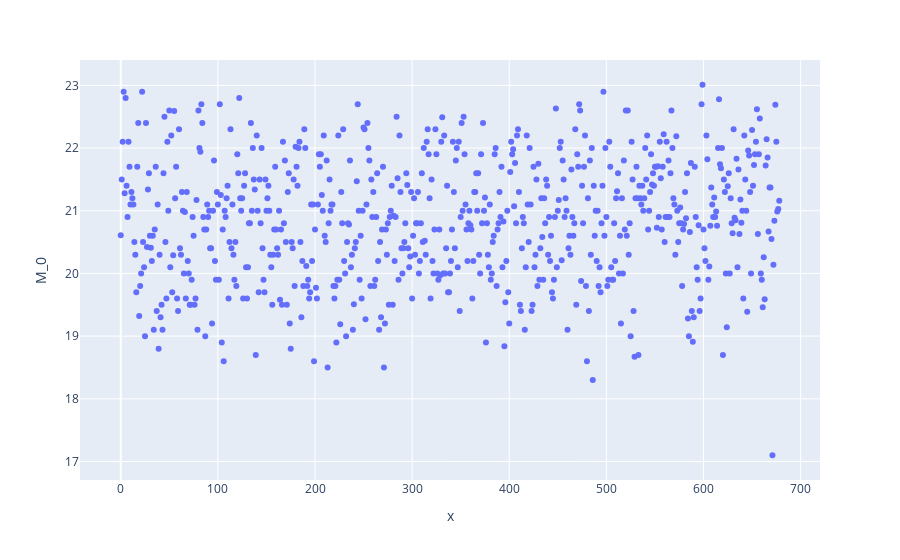

Source (notebook cell):
### Code cell
fig = px.scatter(fp, x=range(0,len(fp['mu_ra_0'])), y='M_0')
fig.show()

### Figure 1 — Plotly figure (JSON) as saved in the notebook; plotly's stock layout.template omitted (floating-point values rounded to 4 significant figures; data arrays with more than 128 entries replaced by an {"elided": "..."} marker saying what was removed)
{"data": [{"hovertemplate": "x=%{x}<br>M_0=%{y}<extra></extra>", "legendgroup": "", "marker": {"color": "#636efa", "symbol": "circle"}, "mode": "markers", "name": "", "orientation": "v", "showlegend": false, "type": "scatter", "x": {"elided": "679 int values"}, "xaxis": "x", "y": {"elided": "679 float values"}, "yaxis": "y"}], "layout": {"legend": {"tracegroupgap": 0}, "margin": {"t": 60}, "xaxis": {"anchor": "y", "domain": [0, 1], "title": {"text": "x"}}, "yaxis": {"anchor": "x", "domain": [0, 1], "title": {"text": "M_0"}}}}
